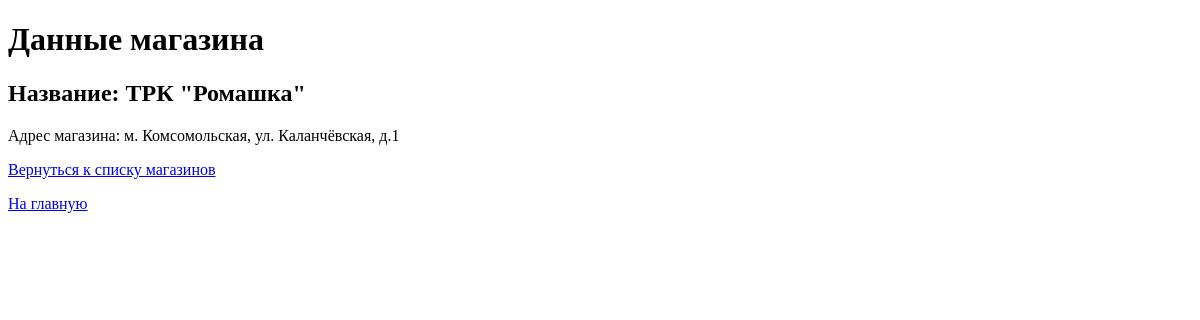
/shop/1, run on an earlier commit of the app's database.
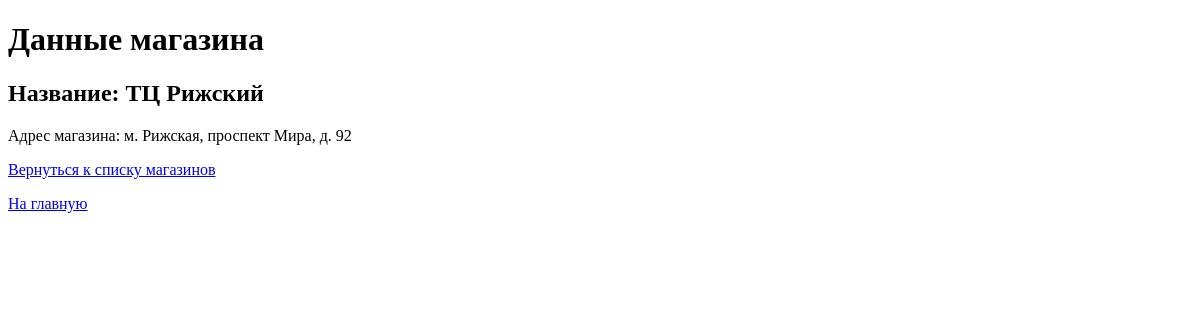
And on a later commit of the database.
### app/models/shop.py (models this page shows)
class Shops(Base):
    __tablename__ = 'shops'
    __table_args__ = {'keep_existing': True}
    id = Column(INTEGER, primary_key=True)
    name = Column(String, unique=True)
    location = Column(String)
    is_active = Column(BOOLEAN, default=True)

### app/routers/shop.py (the view)
@shop_router.get('/{shop_id}')
async def select_shop_get(request: Request, db: Annotated[Session, Depends(get_db)], shop_id: int = -1,
                          user=Depends(get_current_user)):
    info = {'request': request, 'title': 'Данные магазина'}
    if user is None:
        pass
    elif user.is_staff:
        info['display'] = 'Ok'
    shop = db.scalar(select(Shops).where(Shops.id == shop_id))
    if shop is None:
        return RedirectResponse('/shop/list', status_code=status.HTTP_303_SEE_OTHER)
    info['shop'] = shop
    return templates.TemplateResponse('shop_page.html', info)

### app/templates/shop/shop_page.html (shortened to what this page needs)
<!DOCTYPE html>
<html lang="en">
<head>
</head>
<body>
    <h1>{{title}}</h1>
       <h2> Название: {{shop.name}}</h2>
       <p>Адрес магазина: {{shop.location}}</p>
        <p><a href="/shop/list"> Вернуться к списку магазинов </a> </p>
    <a href="\main"> На главную</a>
</body>
</html>

What changed in the data, as far as the page shows it:
changed Shops: name "ТРК \"Ромашка\"" → "ТЦ Рижский"; location "м. Комсомольская, ул. Каланчёвская, д.1" → "м. Рижская, проспект Мира, д. 92"
